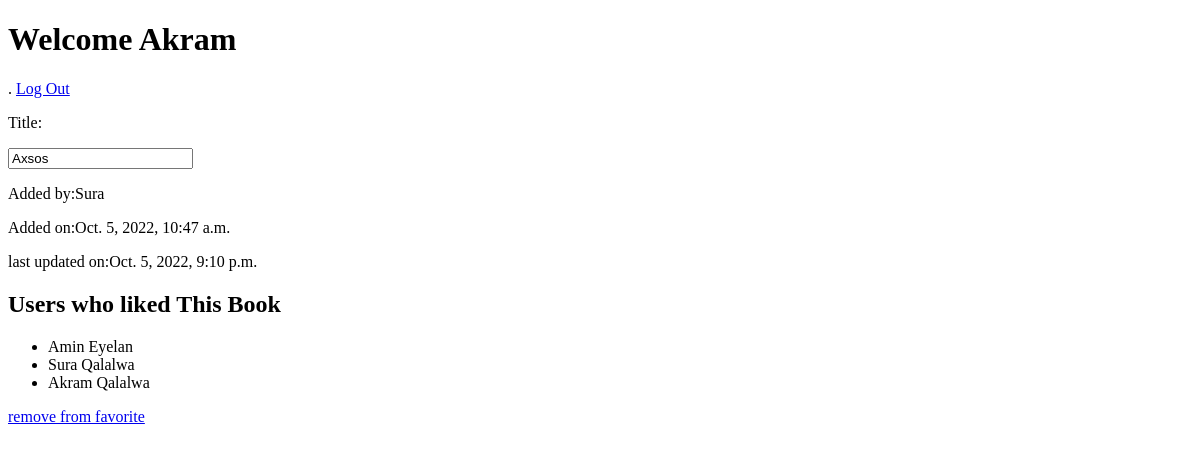
Page /books/4 (signed in) on the earlier database version.
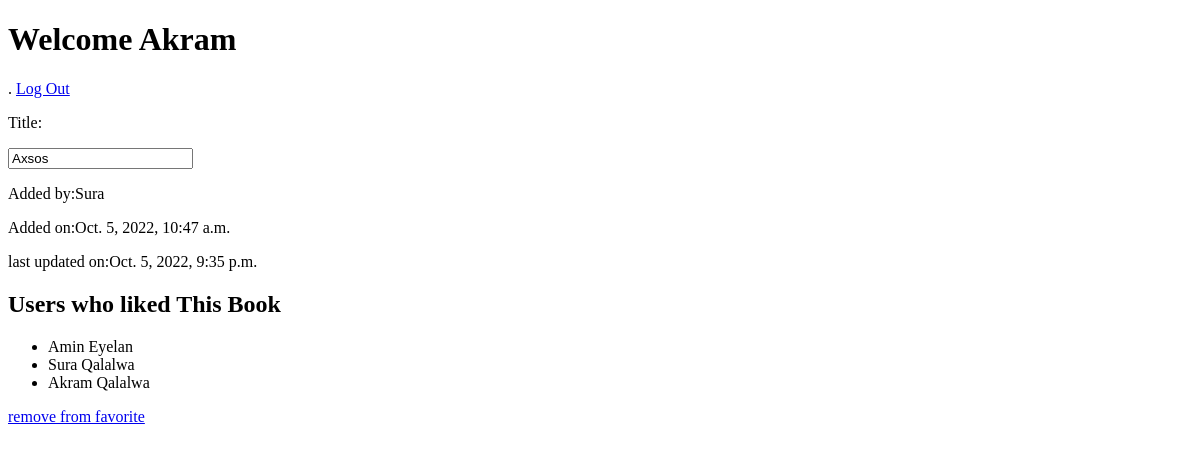
Same page on the later database version.
### fav_book/models.py (models this page shows)
class Book(models.Model):
    title = models.CharField(max_length=255)
    description = models.TextField(max_length=255)
    user = models.ForeignKey(User,related_name="books_uploaded", on_delete = models.CASCADE)
    users_who_liked = models.ManyToManyField(User, related_name="liked_books")
    created_at = models.DateTimeField(auto_now_add=True)
    updated_at = models.DateTimeField(auto_now=True)
    objects = BookManager()

class User(models.Model):
    first_name = models.CharField(max_length=45)
    last_name=models.CharField(max_length=45)
    email =models.EmailField(max_length=45)
    password = models.CharField(max_length=255)
    created_at = models.DateTimeField(auto_now_add=True)
    updated_at = models.DateTimeField(auto_now=True)
    objects = UserManager()

### fav_book/views.py (the view)
# urls.py: path('books/<int:bookid>',views.showbook),
def showbook(request,bookid):
    context={
        'alldatauser':User.objects.get(id=request.session['userid']),
        'alldatabook':Book.objects.get(id=bookid),
    }
    return render (request,'bookdata.html',context)

### fav_book/templates/bookdata.html (shortened to what this page needs)
<!DOCTYPE html>
<html lang="en">
<head>
</head>
<body>
    <h1>Welcome {{request.session.first_name}}</h1>.
    <a href="/logout">Log Out</a>
    <p>Title:</p><input type="text" name="title1" value="{{alldatabook.title}}">
    <p> Added by:{{alldatabook.user.first_name}}</p>
    <p>Added on:{{alldatabook.created_at}}</p>
    <p>last updated on:{{alldatabook.updated_at}}</p>
    <h2>Users who liked This Book</h2>
    <ul>
        {%for x in alldatabook.users_who_liked.all%}
        <li>{{x.first_name}} {{x.last_name}}</li>
        {%endfor%}
    </ul>
        {%if alldatabook not in alldatauser.liked_books.all%}
        <a href="/favorite/{{alldatabook.id}}">add to favorite</a>
        {%else%}
        <a href="/unfavorite/{{alldatabook.id}}">remove from favorite</a>
        {%endif%}
</body>
</html>

Differences in the rows shown:
changed Book "Axsos": updated_at "Oct. 5, 2022, 9:10 p.m." → "Oct. 5, 2022, 9:35 p.m."
